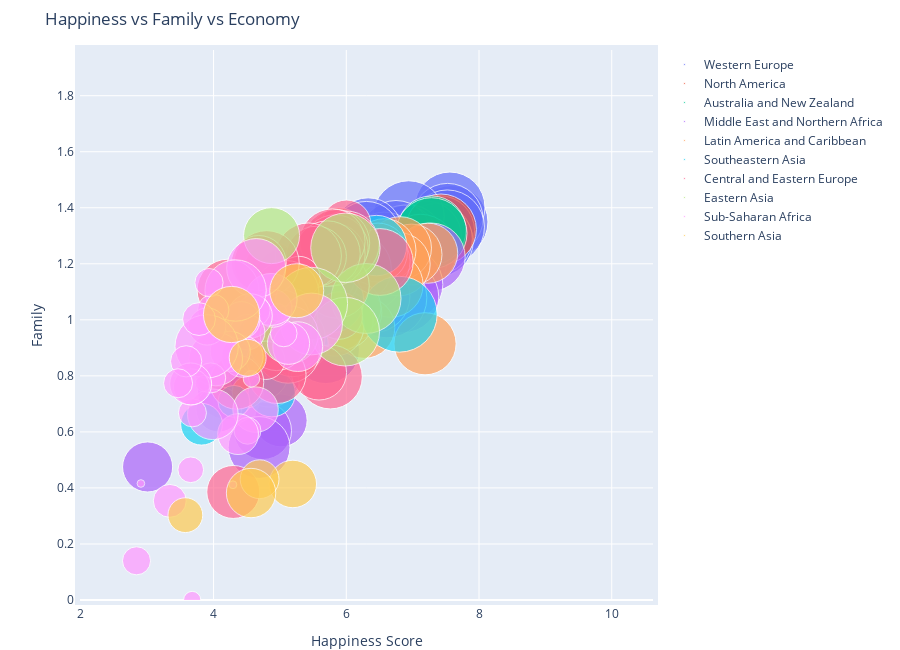

Notebook code cell kept with this figure:
### Code cell
import warnings
warnings.filterwarnings('ignore')

figure = bubbleplot(dataset = data_2015, x_column = 'Happiness Score', y_column = 'Family', 
    bubble_column = 'Country', size_column = 'Economy (GDP per Capita)', color_column = 'Region', 
    x_title = "Happiness Score", y_title = "Family", title = 'Happiness vs Family vs Economy',
    x_logscale = False, scale_bubble = 1, height = 650)

py.iplot(figure, config={'scrollzoom': True})

### Figure 1 — Plotly figure (JSON) as saved in the notebook; plotly's stock layout.template omitted (floating-point values rounded to 4 significant figures)
{"data": [{"marker": {"size": [1.397, 1.302, 1.325, 1.459, 1.29, 1.329, 1.332, 1.337, 1.564, 1.336, 1.308, 1.266, 1.328, 1.278, 1.23, 1.207, 1.251, 1.208, 1.208, 1.16, 1.154], "sizemode": "area", "sizeref": 0.0005283}, "mode": "markers", "name": "Western Europe", "text": ["Switzerland", "Iceland", "Denmark", "Norway", "Finland", "Netherlands", "Sweden", "Austria", "Luxembourg", "Ireland", "Belgium", "United Kingdom", "Germany", "France", "Spain", "Malta", "Italy", "North Cyprus", "Cyprus", "Portugal", "Greece"], "type": "scatter", "x": [7.587, 7.561, 7.527, 7.522, 7.406, 7.378, 7.364, 7.2, 6.946, 6.94, 6.937, 6.867, 6.75, 6.575, 6.329, 6.302, 5.948, 5.695, 5.689, 5.102, 4.857], "y": [1.35, 1.402, 1.361, 1.331, 1.318, 1.28, 1.289, 1.297, 1.22, 1.369, 1.286, 1.285, 1.299, 1.26, 1.314, 1.302, 1.198, 1.07, 0.8932, 1.139, 0.9293]}, {"marker": {"size": [1.326, 1.395], "sizemode": "area", "sizeref": 0.0005283}, "mode": "markers", "name": "North America", "text": ["Canada", "United States"], "type": "scatter", "x": [7.427, 7.119], "y": [1.323, 1.247]}, {"marker": {"size": [1.25, 1.334], "sizemode": "area", "sizeref": 0.0005283}, "mode": "markers", "name": "Australia and New Zealand", "text": ["New Zealand", "Australia"], "type": "scatter", "x": [7.286, 7.284], "y": [1.32, 1.309]}, {"marker": {"size": [1.229, 1.427, 1.36, 1.69, 1.395, 1.554, 1.324, 1.131, 0.9393, 1.061, 0.902, 0.7348, 1.026, 0.8811, 0.5987, 1.009, 0.9855, 0.8818, 0.5465, 0.6632], "sizemode": "area", "sizeref": 0.0005283}, "mode": "markers", "name": "Middle East and Northern Africa", "text": ["Israel", "United Arab Emirates", "Oman", "Qatar", "Saudi Arabia", "Kuwait", "Bahrain", "Libya", "Algeria", "Turkey", "Jordan", "Morocco", "Lebanon", "Tunisia", "Palestinian Territories", "Iran", "Iraq", "Egypt", "Yemen", "Syria"], "type": "scatter", "x": [7.278, 6.901, 6.853, 6.611, 6.411, 6.295, 5.96, 5.754, 5.605, 5.332, 5.192, 5.013, 4.839, 4.739, 4.715, 4.686, 4.677, 4.194, 4.077, 3.006], "y": [1.224, 1.126, 1.082, 1.079, 1.084, 1.166, 1.216, 1.119, 1.078, 0.9463, 1.054, 0.641, 0.8, 0.6043, 0.9256, 0.5445, 0.8189, 0.747, 0.6809, 0.4749]}, {"marker": {"size": [0.9558, 1.021, 0.9812, 1.044, 1.064, 1.107, 1.054, 1.062, 0.9186, 0.9953, 1.212, 0.7645, 0.7455, 0.864, 0.6813, 0.7599, 0.5933, 0.9002, 0.8104, 0.8954, 0.5953, 0.2667], "sizemode": "area", "sizeref": 0.0005283}, "mode": "markers", "name": "Latin America and Caribbean", "text": ["Costa Rica", "Mexico", "Brazil", "Venezuela", "Panama", "Chile", "Argentina", "Uruguay", "Colombia", "Suriname", "Trinidad and Tobago", "El Salvador", "Guatemala", "Ecuador", "Bolivia", "Paraguay", "Nicaragua", "Peru", "Jamaica", "Dominican Republic", "Honduras", "Haiti"], "type": "scatter", "x": [7.226, 7.187, 6.983, 6.81, 6.786, 6.67, 6.574, 6.485, 6.477, 6.269, 6.168, 6.13, 6.123, 5.975, 5.89, 5.878, 5.828, 5.824, 5.709, 4.885, 4.788, 4.518], "y": [1.238, 0.9145, 1.233, 1.256, 1.198, 1.124, 1.248, 1.209, 1.24, 0.972, 1.184, 1.025, 1.044, 0.999, 0.9784, 1.305, 1.142, 0.9746, 1.151, 1.172, 0.9535, 0.743]}, {"marker": {"size": [1.522, 0.9669, 1.125, 0.8283, 0.6322, 0.7053, 0.5907, 0.2711, 0.4604], "sizemode": "area", "sizeref": 0.0005283}, "mode": "markers", "name": "Southeastern Asia", "text": ["Singapore", "Thailand", "Malaysia", "Indonesia", "Vietnam", "Philippines", "Laos", "Myanmar", "Cambodia"], "type": "scatter", "x": [6.798, 6.455, 5.77, 5.399, 5.36, 5.073, 4.876, 4.307, 3.819], "y": [1.02, 1.265, 1.07, 1.087, 0.9123, 1.035, 0.738, 0.709, 0.6274]}, {"marker": {"size": [1.179, 0.6324, 1.169, 0.5945, 1.123, 1.185, 1.147, 1.032, 1.126, 1.083, 1.138, 0.8015, 0.9585, 1.152, 0.4743, 1.024, 0.9744, 1.043, 0.9205, 1.113, 0.9185, 0.8787, 0.8322, 1.121, 0.3905, 0.7991, 0.7682, 0.7419, 1.012], "sizemode": "area", "sizeref": 0.0005283}, "mode": "markers", "name": "Central and Eastern Europe", "text": ["Czech Republic", "Uzbekistan", "Slovakia", "Moldova", "Kazakhstan", "Slovenia", "Lithuania", "Belarus", "Poland", "Croatia", "Russia", "Kosovo", "Turkmenistan", "Estonia", "Kyrgyzstan", "Azerbaijan", "Montenegro", "Romania", "Serbia", "Latvia", "Macedonia", "Albania", "Bosnia and Herzegovina", "Hungary", "Tajikistan", "Ukraine", "Armenia", "Georgia", "Bulgaria"], "type": "scatter", "x": [6.505, 6.003, 5.995, 5.889, 5.855, 5.848, 5.833, 5.813, 5.791, 5.759, 5.716, 5.589, 5.548, 5.429, 5.286, 5.212, 5.192, 5.124, 5.123, 5.098, 5.007, 4.959, 4.949, 4.8, 4.786, 4.681, 4.35, 4.297, 4.218], "y": [1.206, 1.34, 1.27, 1.015, 1.122, 1.274, 1.257, 1.233, 1.279, 0.7962, 1.236, 0.812, 1.227, 1.228, 1.151, 0.9379, 0.9056, 0.8859, 1.01, 1.096, 1.002, 0.8043, 0.9192, 1.202, 0.8556, 1.203, 0.7771, 0.3856, 1.106]}, {"marker": {"size": [1.291, 1.271, 1.245, 1.386, 0.8901, 0.8282], "sizemode": "area", "sizeref": 0.0005283}, "mode": "markers", "name": "Eastern Asia", "text": ["Taiwan", "Japan", "South Korea", "Hong Kong", "China", "Mongolia"], "type": "scatter", "x": [6.298, 5.987, 5.984, 5.474, 5.14, 4.874], "y": [1.076, 1.257, 0.9577, 1.058, 0.9467, 1.301]}, {"marker": {"size": [1.008, 0.6543, 0.4704, 0.1885, 0.08308, 0.3755, 0.7121, 0.9205, 0.5456, 0.271, 0.0712, 0.5211, 0.0, 0.1907, 0.3302, 0.4541, 0.3647, 0.4402, 0.9936, 0.01604, 0.4225, 0.7578, 0.2607, 0.6787, 0.2391, 0.211, 0.365, 1.06, 0.0694, 0.2852, 0.2082, 0.0785, 0.3419, 0.1742, 0.4653, 0.2581, 0.2221, 0.2867, 0.0153, 0.2087], "sizemode": "area", "sizeref": 0.0005283}, "mode": "markers", "name": "Sub-Saharan Africa", "text": ["Mauritius", "Nigeria", "Zambia", "Somaliland region", "Mozambique", "Lesotho", "Swaziland", "South Africa", "Ghana", "Zimbabwe", "Liberia", "Sudan", "Congo (Kinshasa)", "Ethiopia", "Sierra Leone", "Mauritania", "Kenya", "Djibouti", "Botswana", "Malawi", "Cameroon", "Angola", "Mali", "Congo (Brazzaville)", "Comoros", "Uganda", "Senegal", "Gabon", "Niger", "Tanzania", "Madagascar", "Central African Republic", "Chad", "Guinea", "Ivory Coast", "Burkina Faso", "Rwanda", "Benin", "Burundi", "Togo"], "type": "scatter", "x": [5.477, 5.268, 5.129, 5.057, 4.971, 4.898, 4.867, 4.642, 4.633, 4.61, 4.571, 4.55, 4.517, 4.512, 4.507, 4.436, 4.419, 4.369, 4.332, 4.292, 4.252, 4.033, 3.995, 3.989, 3.956, 3.931, 3.904, 3.896, 3.845, 3.781, 3.681, 3.678, 3.667, 3.656, 3.655, 3.587, 3.465, 3.34, 2.905, 2.839], "y": [0.9852, 0.9043, 0.9161, 0.9515, 1.026, 1.041, 1.073, 1.185, 0.6795, 1.033, 0.7897, 1.014, 1.001, 0.6041, 0.9557, 0.8691, 0.9988, 0.5921, 1.105, 0.4113, 0.8877, 0.8604, 1.035, 0.6629, 0.7927, 1.133, 0.9762, 0.9053, 0.7726, 1.003, 0.668, 0.0, 0.7606, 0.4647, 0.7712, 0.8519, 0.7737, 0.3539, 0.4159, 0.1399]}, {"marker": {"size": [0.7704, 0.5954, 0.3975, 0.645, 0.36, 0.8352, 0.3198], "sizemode": "area", "sizeref": 0.0005283}, "mode": "markers", "name": "Southern Asia", "text": ["Bhutan", "Pakistan", "Bangladesh", "India", "Nepal", "Sri Lanka", "Afghanistan"], "type": "scatter", "x": [5.253, 5.194, 4.694, 4.565, 4.514, 4.271, 3.575], "y": [1.104, 0.4141, 0.4311, 0.3817, 0.8645, 1.019, 0.3029]}], "layout": {"height": 650, "hovermode": "closest", "margin": {"b": 50, "pad": 5, "t": 50}, "showlegend": true, "title": {"text": "Happiness vs Family vs Economy"}, "xaxis": {"autorange": false, "range": [1.987, 10.62], "title": {"text": "Happiness Score"}}, "yaxis": {"autorange": false, "range": [0.0, 1.963], "title": {"text": "Family"}}}}
